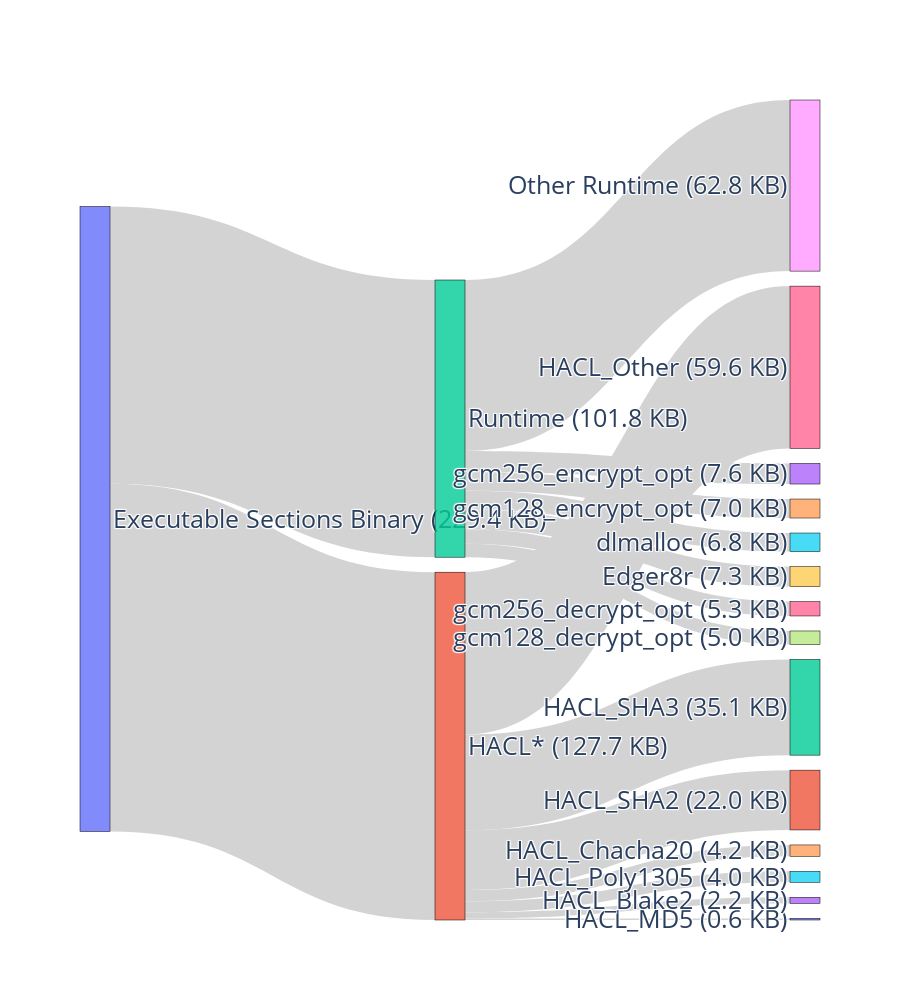

Notebook cell for this chart:
### Code cell
plot_binary_breakdown("sdk_functions.json", top_runtime_count=5, output_pdf="my_sankey_output.pdf")

### Figure 1 — Plotly figure (JSON) as saved in the notebook; plotly's stock layout.template omitted (floating-point values rounded to 4 significant figures)
{"data": [{"arrangement": "perpendicular", "link": {"color": "lightgrey", "source": [0, 0, 2, 2, 2, 2, 2, 2, 2, 1, 1, 1, 1, 1, 1, 1], "target": [1, 2, 3, 4, 5, 6, 7, 8, 9, 10, 11, 12, 13, 14, 15, 16], "value": [130736, 104193, 7744, 7141, 6992, 5408, 5083, 64321, 7504, 608, 22480, 35952, 2288, 4288, 4112, 61008]}, "node": {"label": ["Executable Sections Binary (229.4 KB)", "HACL* (127.7 KB)", "Runtime (101.8 KB)", "gcm256_encrypt_opt (7.6 KB)", "gcm128_encrypt_opt (7.0 KB)", "dlmalloc (6.8 KB)", "gcm256_decrypt_opt (5.3 KB)", "gcm128_decrypt_opt (5.0 KB)", "Other Runtime (62.8 KB)", "Edger8r (7.3 KB)", "HACL_MD5 (0.6 KB)", "HACL_SHA2 (22.0 KB)", "HACL_SHA3 (35.1 KB)", "HACL_Blake2 (2.2 KB)", "HACL_Chacha20 (4.2 KB)", "HACL_Poly1305 (4.0 KB)", "HACL_Other (59.6 KB)"], "line": {"color": "black", "width": 0.5}, "pad": 15, "thickness": 30}, "type": "sankey"}], "layout": {"font": {"size": 25}, "height": 1000}}
